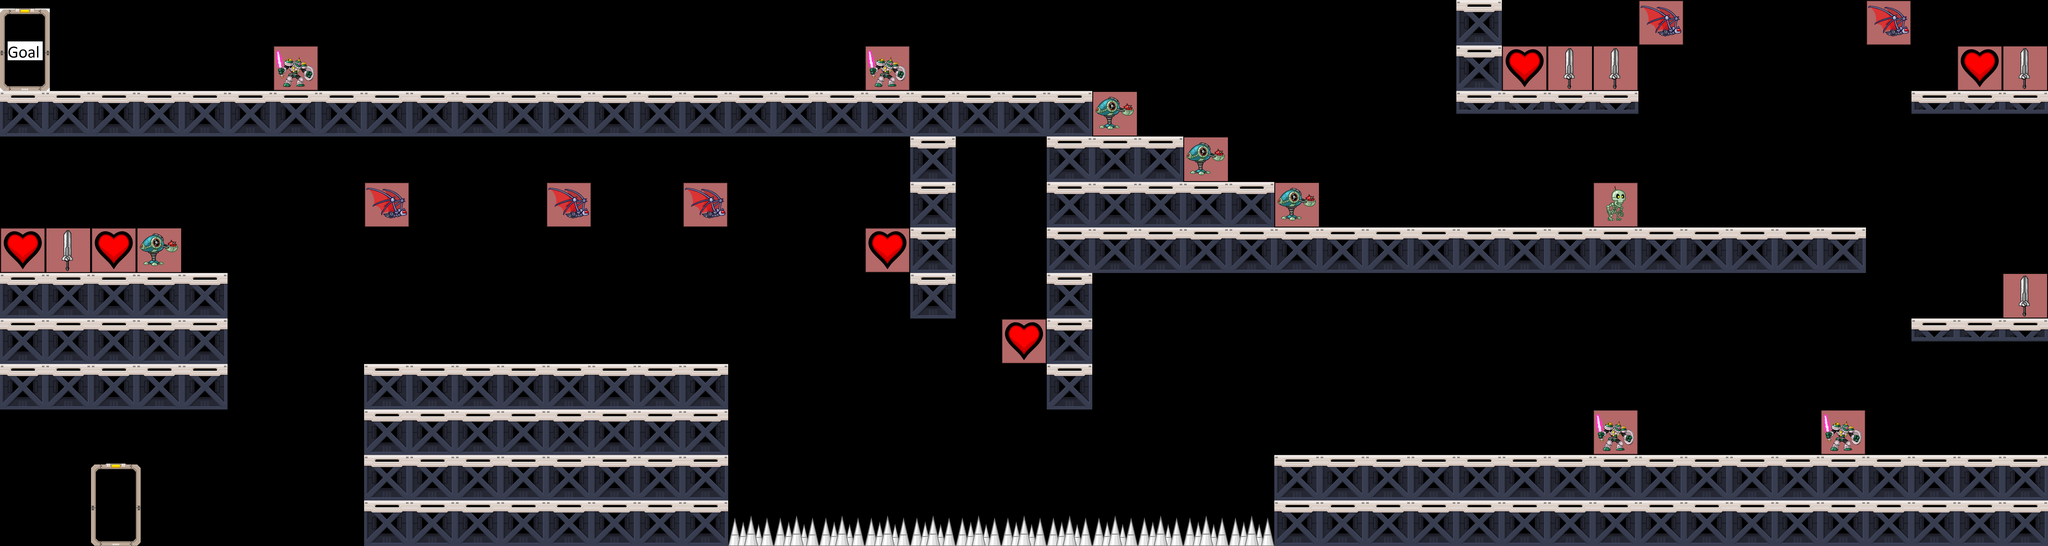

This game map was drawn from its Tiled (.tmx) file and the tilesets committed beside it. A one-line description and the full map source follow:
An orthogonal 45x12 tile map with 256x256 px tiles, 1 tile layer (Tile Layer 1).

<map version="1.0" tiledversion="1.0.2" orientation="orthogonal" renderorder="right-down" width="45" height="12" tilewidth="256" tileheight="256" nextobjectid="1">
 <tileset firstgid="1" source="../Tileset/RogueLike.tsx" />
 <layer name="Tile Layer 1" width="45" height="12">
  <data encoding="csv">
0,0,0,0,0,0,0,0,0,0,0,0,0,0,0,0,0,0,0,0,0,0,0,0,0,0,0,0,0,0,0,0,2,0,0,0,17,0,0,0,0,17,0,0,0,
4,0,0,0,0,0,16,0,0,0,0,0,0,0,0,0,0,0,0,16,0,0,0,0,0,0,0,0,0,0,0,0,2,14,20,20,0,0,0,0,0,0,0,14,20,
2,2,2,2,2,2,2,2,2,2,2,2,2,2,2,2,2,2,2,2,2,2,2,2,21,0,0,0,0,0,0,0,7,7,7,7,0,0,0,0,0,0,7,7,7,
0,0,0,0,0,0,0,0,0,0,0,0,0,0,0,0,0,0,0,0,2,0,0,2,2,2,21,0,0,0,0,0,0,0,0,0,0,0,0,0,0,0,0,0,0,
0,0,0,0,0,0,0,0,17,0,0,0,17,0,0,17,0,0,0,0,2,0,0,2,2,2,2,2,21,0,0,0,0,0,0,18,0,0,0,0,0,0,0,0,0,
14,20,14,21,0,0,0,0,0,0,0,0,0,0,0,0,0,0,0,14,2,0,0,2,2,2,2,2,2,2,2,2,2,2,2,2,2,2,2,2,2,0,0,0,0,
2,2,2,2,2,0,0,0,0,0,0,0,0,0,0,0,0,0,0,0,2,0,0,2,0,0,0,0,0,0,0,0,0,0,0,0,0,0,0,0,0,0,0,0,20,
2,2,2,2,2,0,0,0,0,0,0,0,0,0,0,0,0,0,0,0,0,0,14,2,0,0,0,0,0,0,0,0,0,0,0,0,0,0,0,0,0,0,7,7,7,
2,2,2,2,2,0,0,0,2,2,2,2,2,2,2,2,0,0,0,0,0,0,0,2,0,0,0,0,0,0,0,0,0,0,0,0,0,0,0,0,0,0,0,0,0,
0,0,0,0,0,0,0,0,2,2,2,2,2,2,2,2,0,0,0,0,0,0,0,0,0,0,0,0,0,0,0,0,0,0,0,16,0,0,0,0,16,0,0,0,0,
0,0,0,0,0,0,0,0,2,2,2,2,2,2,2,2,0,0,0,0,0,0,0,0,0,0,0,0,2,2,2,2,2,2,2,2,2,2,2,2,2,2,2,2,2,
0,0,3,0,0,0,0,0,2,2,2,2,2,2,2,2,6,6,6,6,6,6,6,6,6,6,6,6,2,2,2,2,2,2,2,2,2,2,2,2,2,2,2,2,2
</data>
 </layer>
</map>
